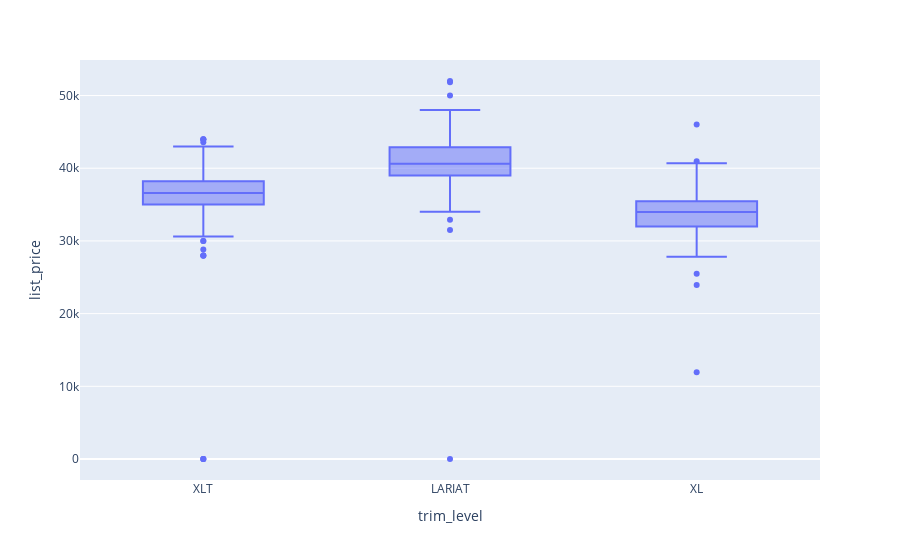

The code cell stored with this chart in its notebook:
### Code cell
px.box(mavericks, x=mavericks.trim_level, y=mavericks.list_price)

### Figure 1 — Plotly figure (JSON) as saved in the notebook; plotly's stock layout.template omitted (floating-point values rounded to 4 significant figures; data arrays with more than 128 entries replaced by an {"elided": "..."} marker saying what was removed)
{"data": [{"alignmentgroup": "True", "hovertemplate": "trim_level=%{x}<br>list_price=%{y}<extra></extra>", "legendgroup": "", "marker": {"color": "#636efa"}, "name": "", "notched": false, "offsetgroup": "", "orientation": "v", "showlegend": false, "type": "box", "x": {"elided": "721 str values"}, "x0": " ", "xaxis": "x", "y": {"elided": "721 int values"}, "y0": " ", "yaxis": "y"}], "layout": {"boxmode": "group", "legend": {"tracegroupgap": 0}, "margin": {"t": 60}, "xaxis": {"anchor": "y", "domain": [0, 1], "title": {"text": "trim_level"}}, "yaxis": {"anchor": "x", "domain": [0, 1], "title": {"text": "list_price"}}}}
